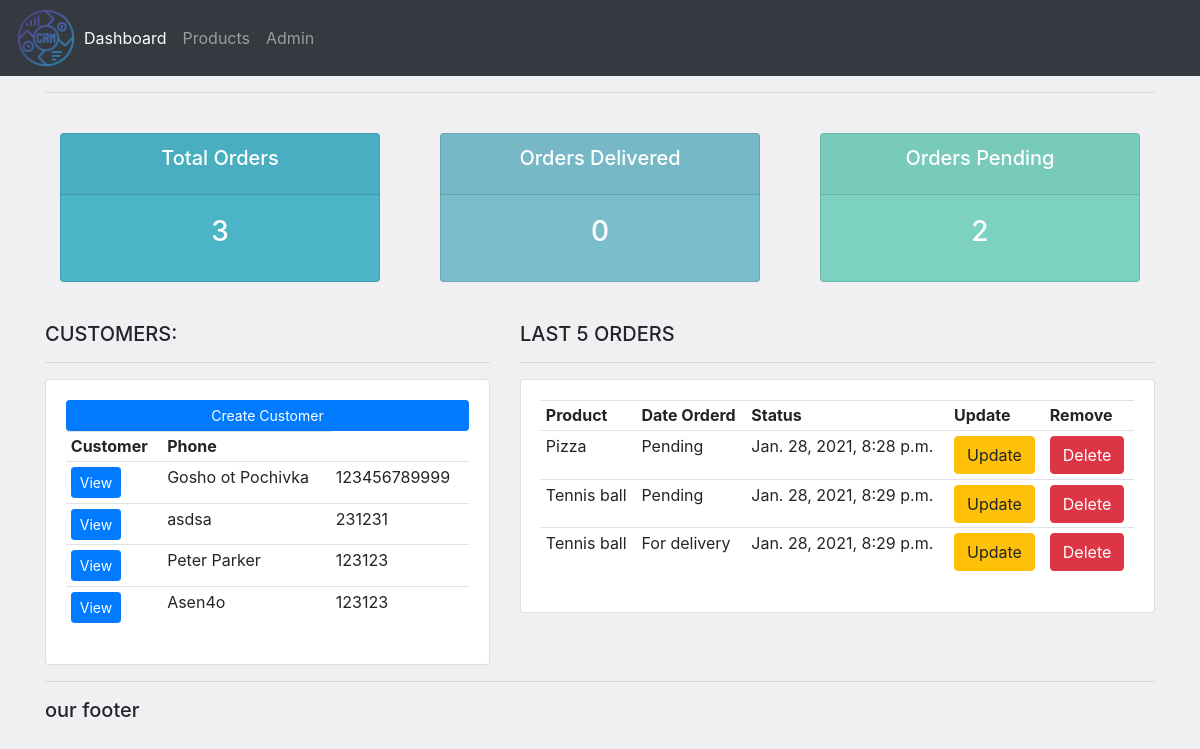
/, run on an earlier commit of the app's database.
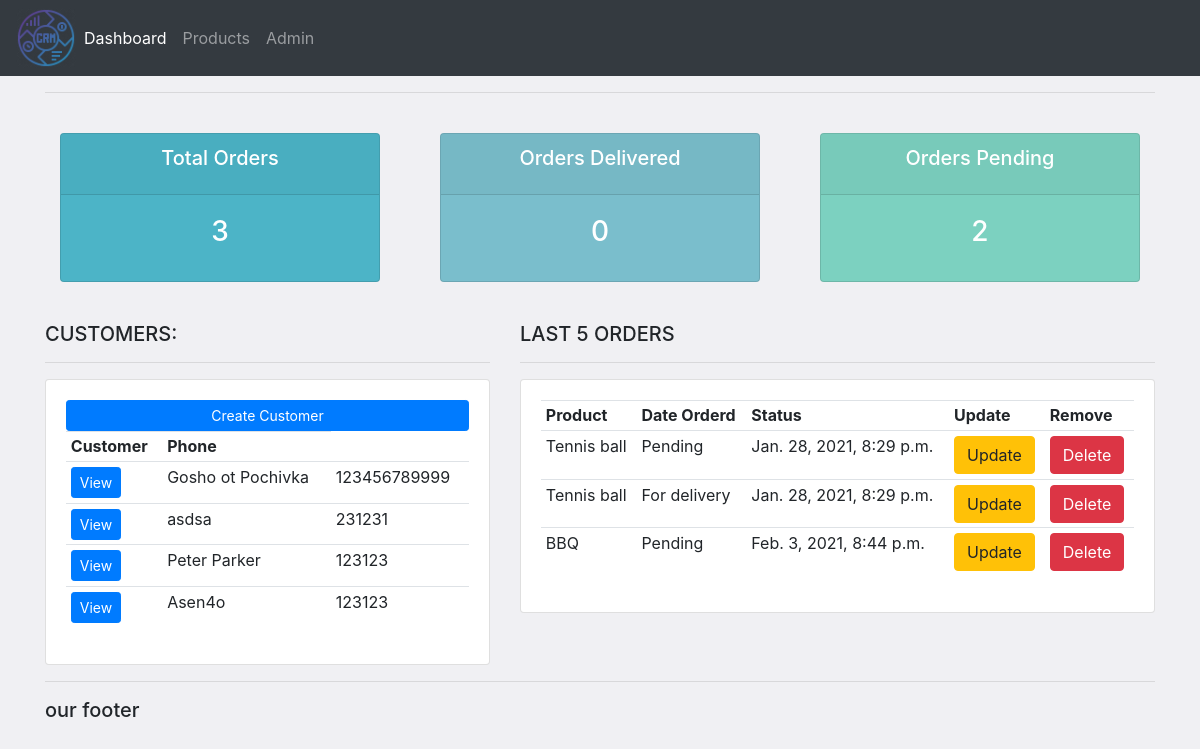
And on a later commit of the database.
### accounts/models.py (models this page shows, shortened)
class Customer(models.Model):
    name = models.CharField(max_length=50, null=True)
    phone = models.IntegerField(null=True)
    email = models.EmailField(max_length=254, null=True)
    date_created = models.DateTimeField(auto_now_add=True)

class Order(models.Model):
    STATUS = (
        ('Pending', 'Pending'),
        ('For delivery', 'For delivery'),
        ('delivered', 'delivered'),
    )
    customer = models.ForeignKey(
        Customer, null=True, on_delete=models.SET_NULL)
    product = models.ForeignKey(Product, null=True, on_delete=models.SET_NULL)
    date_created = models.DateTimeField(auto_now_add=True, null=True)
    status = models.CharField(max_length=50, choices=STATUS)

class Product(models.Model):
    CATEGORY = (
        ('Food', 'Food'),
        ('Drink', 'Drink'),
        ('Other', 'Other'),
    )
    name = models.CharField(max_length=50, null=True)
    price = models.FloatField()
    tags = models.ManyToManyField(Tag)
    category = models.CharField(max_length=50, null=True, choices=CATEGORY)
    description = models.CharField(max_length=50, null=True, blank=True)
    date_created = models.DateTimeField(auto_now_add=True, null=True)
    def __str__(self):
        return self.name

### accounts/views.py (the view)
# urls.py: path('', views.home, name="home"),
def home(request):
    orders = Order.objects.all()
    customers = Customer.objects.all()
    total_customers = customers.count()
    total_orders = orders.count()
    delivered = orders.filter(status="Delivered").count()
    pending = orders.filter(status="Pending").count()
    context = {'orders': orders, 'customers': customers, 'total_customers': total_customers,
               'total_customers': total_customers, 'delivered': delivered, 'pending': pending, 'total_orders': total_orders}
    return render(request, 'accounts/dashboard.html', context)

### accounts/templates/accounts/dashboard.html
{% extends 'accounts/main.html' %}
{% block content %}
{% include 'accounts/status.html' %}
<br>
<div class="row">
    <div class="col-md-5">
        <h5>CUSTOMERS:</h5>
        <hr>
        <div class="card card-body">
            <a class="btn btn-primary  btn-sm btn-block" href="">Create Customer</a>
            <table class="table table-sm">
                <tr>
                    <th>Customer</th>
                    <th>Phone</th>
                </tr>
                {% for customer in customers %}
                <tr>
                    <td><a class="btn btn-sm btn-primary" href="{% url 'customer' customer.id %}">View</td>
                    <td>
                        {{customer.name}}
                    </td>
                    <td>
                        {{customer.phone}}
                    </td>
                </tr>
                {% endfor %}
            </table>
        </div>
    </div>
    <div class="col-md-7">
        <h5>LAST 5 ORDERS</h5>
        <hr>
        <div class="card card-body">
            <table class="table table-sm">
                <tr>
                    <th>Product</th>
                    <th>Date Orderd</th>
                    <th>Status</th>
                    <th>Update</th>
                    <th>Remove</th>
                </tr>
                {% for order in orders %}
                <tr>
                    <td>{{order.product}}</td>
                    <td>{{order.status}}</td>
                    <td>{{order.date_created}}</td>
                    <td> <a class="btn btn-warning" href="{% url 'update_order' order.pk%}">Update</a></td>
                    <td> <a class="btn btn-danger" href="{% url 'delete_order' order.pk%}">Delete</a></td>
                </tr>
                {% endfor %}
            </table>
        </div>
    </div>
</div>
{% endblock content %}

What changed in the data, as far as the page shows it:
removed Order: product "Pizza", status "Pending", date_created "Jan. 28, 2021, 8:28 p.m."
added Order: product "BBQ", status "Pending", date_created "Feb. 3, 2021, 8:44 p.m."
